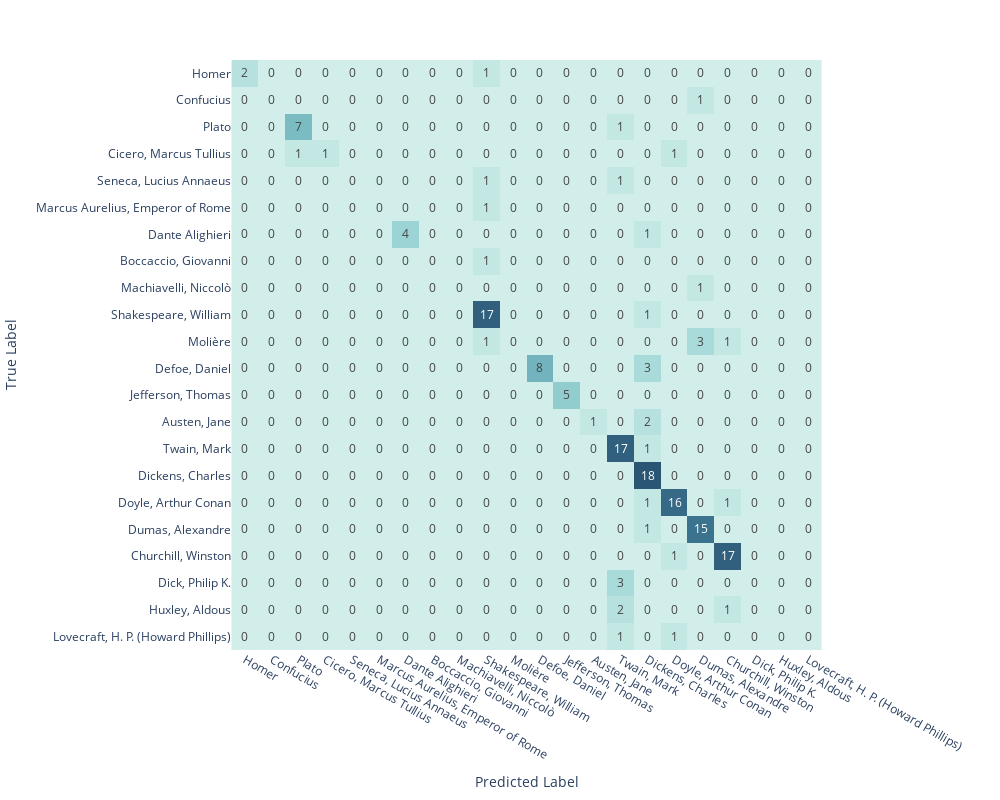

The code cell stored with this chart in its notebook:
### Code cell
# fig = px.imshow(confusion_matrix(y_test, y_pred),
#                 width=1000,
#                 height=800,
#                 text_auto=True,
#                 labels=dict(x="Predicted Label",
#                             y="True Label"),
#                             x=tuple(authors_to_num.keys()),
#                             y=tuple(authors_to_num.keys()),
#                             color_continuous_scale='Teal'
#                             )

# fig.update(layout_coloraxis_showscale=False)

# fig.show()

### Figure 1 — Plotly figure (JSON) as saved in the notebook; plotly's stock layout.template omitted (floating-point values rounded to 4 significant figures; data arrays with more than 128 entries replaced by an {"elided": "..."} marker saying what was removed)
{"data": [{"coloraxis": "coloraxis", "hovertemplate": "Predicted Label: %{x}<br>True Label: %{y}<br>color: %{z}<extra></extra>", "name": "0", "texttemplate": "%{z}", "type": "heatmap", "x": ["Homer", "Confucius", "Plato", "Cicero, Marcus Tullius", "Seneca, Lucius Annaeus", "Marcus Aurelius, Emperor of Rome", "Dante Alighieri", "Boccaccio, Giovanni", "Machiavelli, Niccolò", "Shakespeare, William", "Molière", "Defoe, Daniel", "Jefferson, Thomas", "Austen, Jane", "Twain, Mark", "Dickens, Charles", "Doyle, Arthur Conan", "Dumas, Alexandre", "Churchill, Winston", "Dick, Philip K.", "Huxley, Aldous", "Lovecraft, H. P. (Howard Phillips)"], "xaxis": "x", "y": ["Homer", "Confucius", "Plato", "Cicero, Marcus Tullius", "Seneca, Lucius Annaeus", "Marcus Aurelius, Emperor of Rome", "Dante Alighieri", "Boccaccio, Giovanni", "Machiavelli, Niccolò", "Shakespeare, William", "Molière", "Defoe, Daniel", "Jefferson, Thomas", "Austen, Jane", "Twain, Mark", "Dickens, Charles", "Doyle, Arthur Conan", "Dumas, Alexandre", "Churchill, Winston", "Dick, Philip K.", "Huxley, Aldous", "Lovecraft, H. P. (Howard Phillips)"], "yaxis": "y", "z": {"elided": "22x22 int values"}}], "layout": {"coloraxis": {"colorscale": [[0, "rgb(209, 238, 234)"], [0.1667, "rgb(168, 219, 217)"], [0.3333, "rgb(133, 196, 201)"], [0.5, "rgb(104, 171, 184)"], [0.6667, "rgb(79, 144, 166)"], [0.8333, "rgb(59, 115, 143)"], [1, "rgb(42, 86, 116)"]], "showscale": false}, "height": 800, "margin": {"t": 60}, "width": 1000, "xaxis": {"anchor": "y", "constrain": "domain", "domain": [0, 1], "scaleanchor": "y", "title": {"text": "Predicted Label"}}, "yaxis": {"anchor": "x", "autorange": "reversed", "constrain": "domain", "domain": [0, 1], "title": {"text": "True Label"}}}}
